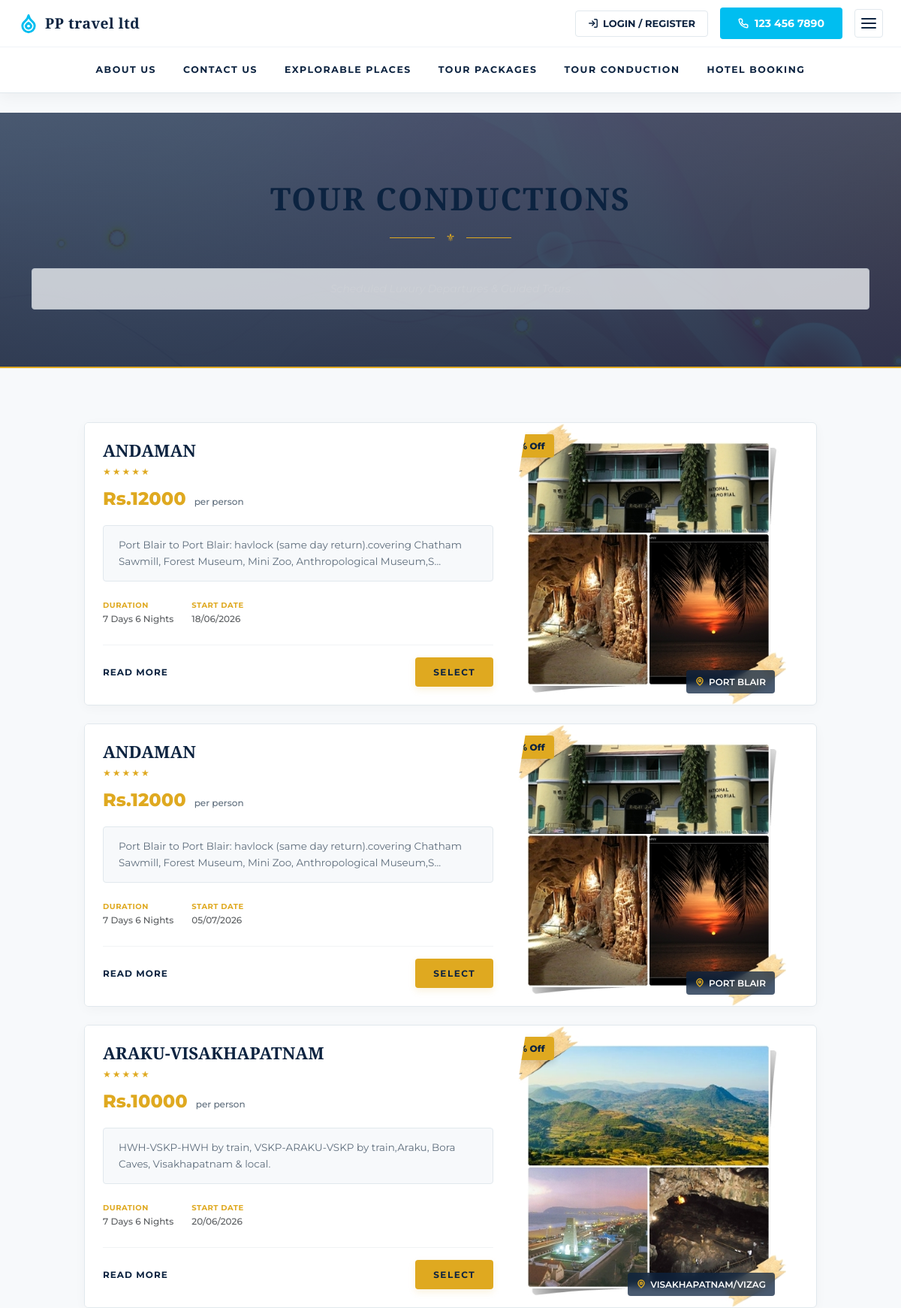
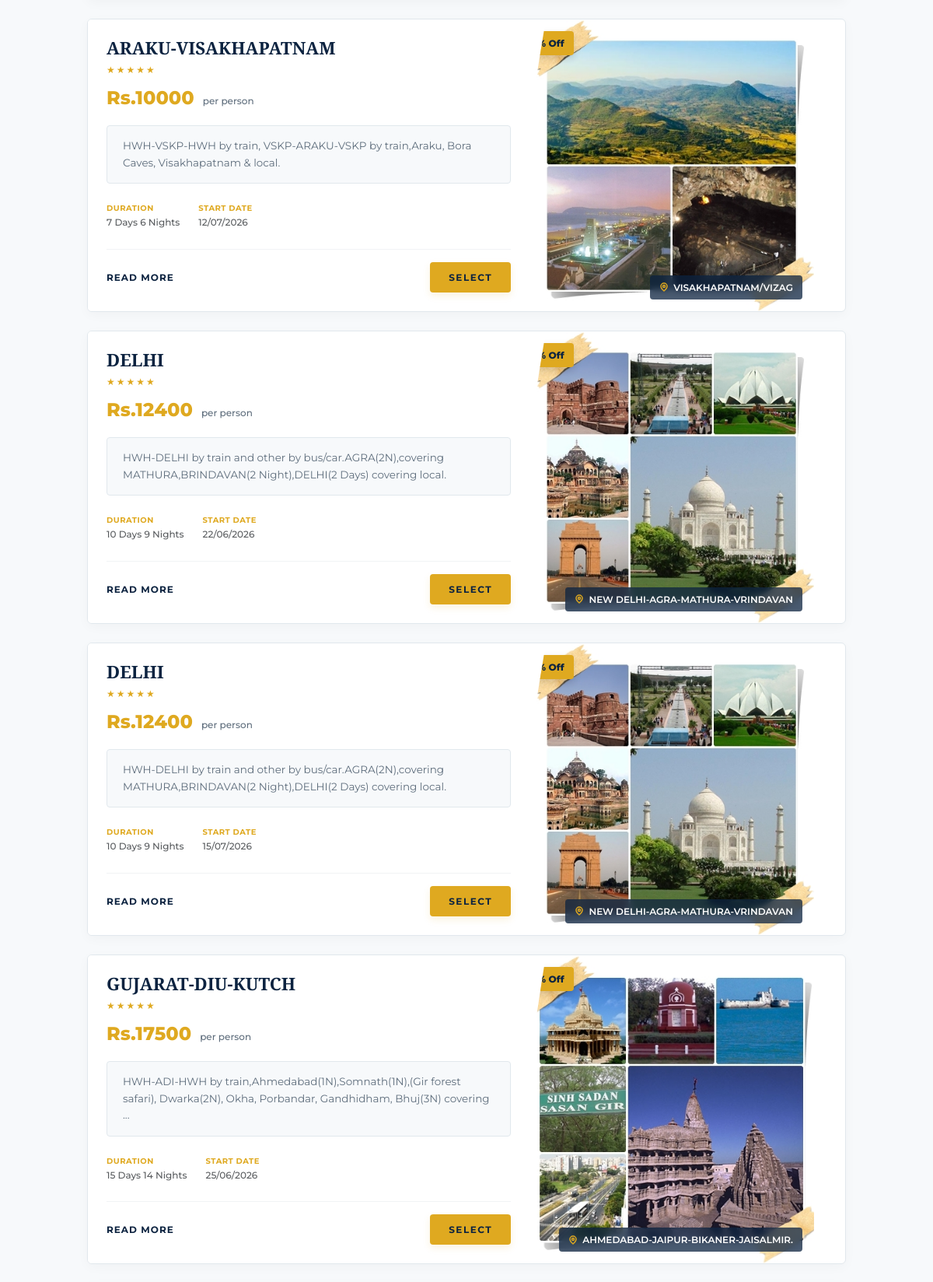
/php/tourconductions_details.php (upper part), run on the app's committed database (2 pictures, top to bottom).
### tables this page shows
CREATE TABLE `tourconduction_details` (
  `tc_id` int(11) NOT NULL,
  `strt_date` varchar(12) DEFAULT NULL,
  `tp_id` int(11) NOT NULL,
  `tc_status` int(2) NOT NULL DEFAULT 1
);

CREATE TABLE `tourpackage_details` (
  `tp_id` int(11) NOT NULL,
  `tp_name` varchar(100) DEFAULT NULL,
  `tp_dtls` varchar(400) DEFAULT NULL,
  `tp_cost` varchar(10) DEFAULT NULL,
  `tp_dur` varchar(30) DEFAULT NULL,
  `st_id` int(11) DEFAULT NULL,
  `p_id` int(11) NOT NULL
);

CREATE TABLE `place_details` (
  `p_id` int(11) NOT NULL,
  `st_id` int(11) NOT NULL,
  `p_name` varchar(100) DEFAULT NULL,
  `p_details` varchar(1200) DEFAULT NULL
);

### php/tourconductions_details.php (the view, shortened to what this page needs)
<!DOCTYPE html>
<html lang="en">
<head>
<link rel="stylesheet" href="https://cdn.jsdelivr.net/npm/bootstrap@5.3.3/dist/css/bootstrap.min.css">
<link rel="stylesheet" href="../css/modern_ui.css">
</head>
<body>
<?php
include "nav.php";
?>
<div class="luxury-page-header text-center">
    <div class="container">
        <h1 class="display-4 fw-bold text-white mb-2" style="font-family: var(--font-serif) !important;">Tour Conductions</h1>
        <div class="deco-divider justify-content-center">
            <span class="deco-divider-icon">⚜</span>
        </div>
        <p class="text-white opacity-75 font-serif" style="font-style: italic; font-size: 1.1rem;">Scheduled Luxury Departures & Guided Tours</p>
    </div>
</div>
<div class="container my-5" style="max-width: 1000px;">
    <div class="row g-4 mt-2 justify-content-center">
        <div class="col-12">
            <?php
            $link = mysqli_connect("localhost", "root", "", "travel_hotel_book");
            $query = "SELECT c.tc_id, c.strt_date, p.tp_name, p.tp_dur, p.tp_cost, p.tp_id, p.tp_dtls, pl.p_name
                      FROM `tourconduction_details` c
                      JOIN tourpackage_details p ON c.tp_id = p.tp_id
                      LEFT JOIN place_details pl ON p.p_id = pl.p_id
                      WHERE c.tc_status=1";
            if ($result = mysqli_query($link, $query)) {
                while ($row = mysqli_fetch_row($result)) {
                    $tc_id = htmlspecialchars($row[0]);
                    $start_date = htmlspecialchars($row[1]);
                    $tp_name = htmlspecialchars($row[2]);
                    $duration = htmlspecialchars($row[3]);
                    $price = htmlspecialchars($row[4]);
                    $tp_id = htmlspecialchars($row[5]);
                    $details = htmlspecialchars($row[6]);
                    $place_name = !empty($row[7]) ? htmlspecialchars($row[7]) : "Explore India";
                    $desc_short = strlen($details) > 130 ? substr($details, 0, 127) . "..." : $details;
                    echo '
                    <div class="card suntour-card mb-4 border-0 shadow-sm overflow-hidden">
                        <div class="row g-0">
                            <div class="col-md-7 d-flex flex-column justify-content-between p-4 bg-white">
                                <div>
                                    <div class="d-flex justify-content-between align-items-start mb-1">
                                        <h3 class="suntour-title mb-0">'.$tp_name.'</h3>
                                    </div>
                                    <div class="suntour-rating mb-2">★★★★★</div>
                                    <div class="suntour-price-sec mb-3">
                                        '.$price.'
                                        <span class="suntour-price-label">per person</span>
                                    </div>
                                    <p class="suntour-desc mb-4">'.$desc_short.'</p>
                                    <div class="d-flex gap-4 mb-2 text-muted" style="font-size: 12px; font-weight: 500;">
                                        <div>
                                            <span style="font-size: 10px; text-transform: uppercase; letter-spacing: 0.5px; display: block; color: var(--color-gold); font-weight: 700;">Duration</span>
                                            <span>'.$duration.'</span>
                                        </div>
                                        <div>
                                            <span style="font-size: 10px; text-transform: uppercase; letter-spacing: 0.5px; display: block; color: var(--color-gold); font-weight: 700;">Start Date</span>
                                            <span>'.$start_date.'</span>
                                        </div>
                                    </div>
                                </div>
                                <div class="d-flex justify-content-between align-items-center mt-3 pt-3 border-top" style="border-color: #f1f3f5 !important;">
                                    <a href="tourdate_details.php?tp_id='.$tp_id.'" class="suntour-readmore text-decoration-none">READ MORE</a>
                                    <a href="bookings_details.php?tc_id='.$tc_id.'&pname='.urlencode($tp_name).'&price='.urlencode($price).'" class="btn-luxury-suntour">Select</a>
                                </div>
                            </div>
                            <div class="col-md-5 position-relative suntour-img-sec">
                                <img src="../image/t_pkg/'.$tp_id.'.jpg" alt="'.$tp_name.'" class="suntour-img" onerror="this.src=\'../image/s1.jpg\'">
                                <div class="suntour-location-badge">
                                    <svg xmlns="http://www.w3.org/2000/svg" width="12" height="12" viewBox="0 0 24 24" fill="none" stroke="currentColor" stroke-width="3" stroke-linecap="round" stroke-linejoin="round"><path d="M12 2a8 8 0 0 0-8 8c0 5.25 8 12 8 12s8-6.75 8-12a8 8 0 0 0-8-8z"/><circle cx="12" cy="10" r="3"/></svg>
                                    '.$place_name.'
                                </div>
                                <div class="suntour-discount-badge">10% Off</div>
                            </div>
                        </div>
                    </div>';
                }
            }
            ?>
        </div>
    </div>
</div>
</body>
</html>

### php/tourconductions_details.php (style rules this page uses)
body { padding-top: 150px !important; background-color: var(--color-bg-gray) !important; }

### data on the page
tourconduction_details: tp.tp_name "ANDAMAN", tp.tp_cost "Rs.12000", tp.tp_dtls "Port Blair to Port Blair: havlock (same day return).covering Chatham Sawmill, Forest Museum, Mini Zoo, Anthropological Museum,S...", tp.tp_dur "7 Days 6 Nights", strt_date "18/06/2026", place_details.p_name "PORT BLAIR"
tourconduction_details: tp.tp_name "ANDAMAN", tp.tp_cost "Rs.12000", tp.tp_dtls "Port Blair to Port Blair: havlock (same day return).covering Chatham Sawmill, Forest Museum, Mini Zoo, Anthropological Museum,S...", tp.tp_dur "7 Days 6 Nights", strt_date "05/07/2026", place_details.p_name "PORT BLAIR"
tourconduction_details: tp.tp_name "ARAKU-VISAKHAPATNAM", tp.tp_cost "Rs.10000", tp.tp_dtls "HWH-VSKP-HWH by train, VSKP-ARAKU-VSKP by train,Araku, Bora Caves, Visakhapatnam & local.", tp.tp_dur "7 Days 6 Nights", strt_date "20/06/2026", place_details.p_name "VISAKHAPATNAM/VIZAG"
tourconduction_details: tp.tp_name "ARAKU-VISAKHAPATNAM", tp.tp_cost "Rs.10000", tp.tp_dtls "HWH-VSKP-HWH by train, VSKP-ARAKU-VSKP by train,Araku, Bora Caves, Visakhapatnam & local.", tp.tp_dur "7 Days 6 Nights", strt_date "12/07/2026", place_details.p_name "VISAKHAPATNAM/VIZAG"
tourconduction_details: tp.tp_name "DELHI", tp.tp_cost "Rs.12400", tp.tp_dtls "HWH-DELHI by train and other by bus/car.AGRA(2N),covering MATHURA,BRINDAVAN(2 Night),DELHI(2 Days) covering local.", tp.tp_dur "10 Days 9 Nights", strt_date "22/06/2026", place_details.p_name "NEW DELHI-AGRA-MATHURA-VRINDAVAN"
tourconduction_details: tp.tp_name "DELHI", tp.tp_cost "Rs.12400", tp.tp_dtls "HWH-DELHI by train and other by bus/car.AGRA(2N),covering MATHURA,BRINDAVAN(2 Night),DELHI(2 Days) covering local.", tp.tp_dur "10 Days 9 Nights", strt_date "15/07/2026", place_details.p_name "NEW DELHI-AGRA-MATHURA-VRINDAVAN"
tourconduction_details: tp.tp_name "GUJARAT-DIU-KUTCH", tp.tp_cost "Rs.17500", tp.tp_dtls "HWH-ADI-HWH by train,Ahmedabad(1N),Somnath(1N),(Gir forest safari), Dwarka(2N), Okha, Porbandar, Gandhidham, Bhuj(3N) covering ...", tp.tp_dur "15 Days 14 Nights", strt_date "25/06/2026", shows a picture, place_details.p_name "AHMEDABAD-JAIPUR-BIKANER-JAISALMIR."
